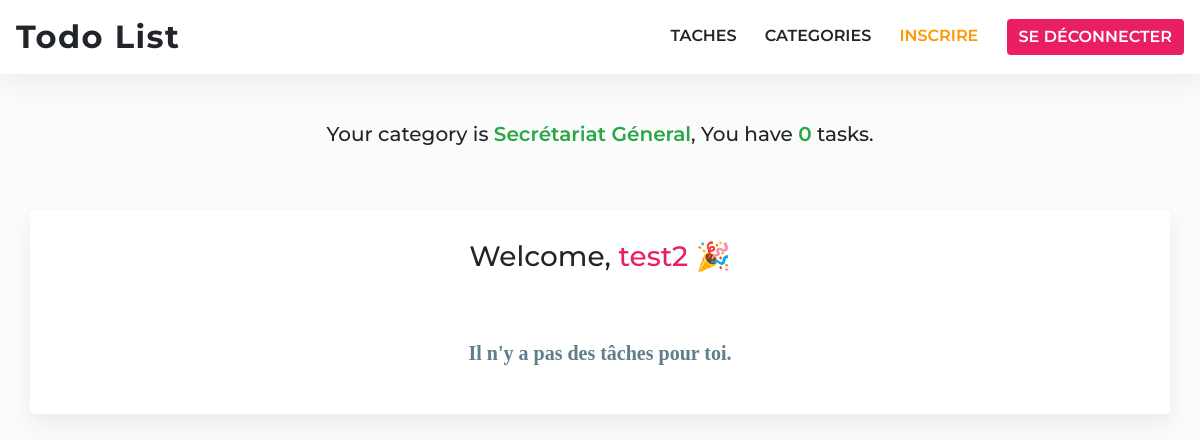
Before: / (signed in) with the older database file.
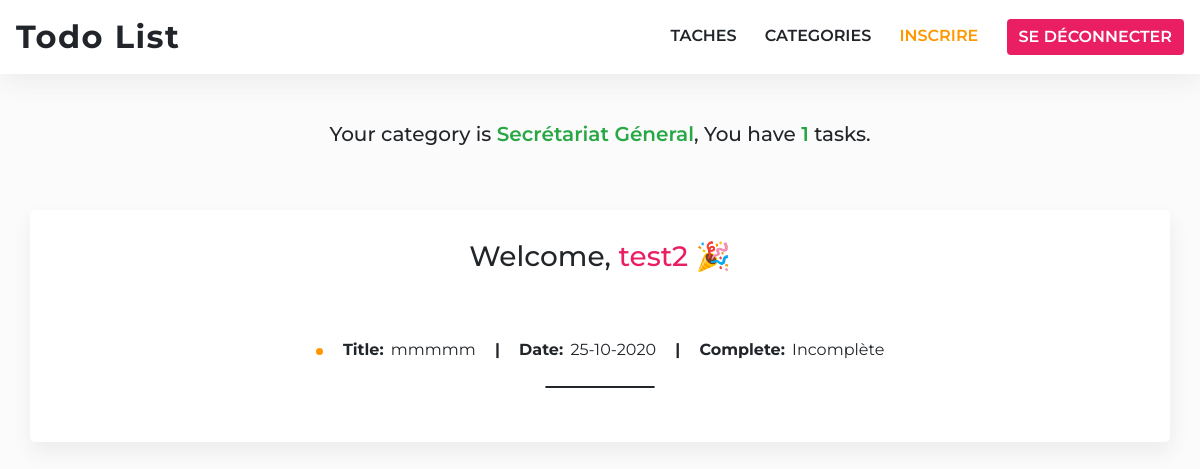
After: the same page with the newer database file.
### app/models/Model.py (models this page shows, shortened)
class Task(db.Model):
    id = db.Column(db.Integer, primary_key=True)
    title = db.Column(db.String(100), nullable=False)
    description = db.Column(db.Text, nullable=False)
    complete = db.Column(db.Boolean, nullable=False,default=False)
    date = db.Column(db.DateTime, nullable=False, default=datetime.utcnow)
    image = db.Column(db.Text)
    user_id = db.Column(db.Integer, db.ForeignKey('user.id'), nullable=False)

### app/views/home.py (the view)
@home.route('/')
def index():
    title = "page d'accueil"
    if current_user.is_authenticated:
      tasks = Task.query.filter_by(user_id=current_user.id).order_by(Task.date.asc()).all()
      return render_template('home/index.html', title=title, tasks=tasks)
    return render_template('home/index.html', title=title)

### app/templates/home/index.html (shortened to what this page needs)
{% extends "base.html" %} {% block title %}{{ title }}{% endblock %} {% block
content %} {% if not current_user.is_authenticated %}
<div class="home-no-auth">
  <h1>Organisez tout avec <span>Todoist</span></h1>
  <img
    src="{{ url_for('static', filename='images/todo-list.svg') }}"
    alt="todo-list app"
  />
  <a class="btn__get-started" href="{{ url_for('auth.login') }}">Commencer</a>
</div>
{% else %}
<div class="container home-screen">
  <h3>Welcome, <span>{{ current_user.username }}</span> 🎉</h3>
  <div class="show-tasks">
    {% if tasks|length <= 0 %}
      <p>
        Il n'y a pas des tâches pour toi.
      </p>
    {% else %}
      <ul>
        {% for task in tasks %}
          <li>
            <span>title:</span> {{ task.title }} <span class="bars">|</span> <span>date:</span> {{ task.date.strftime('%d-%m-%Y') }} <span class="bars">|</span> <span>complete:</span> {% if task.complete %} Terminé {% else %} Incomplète {% endif %}
          </li>
          <hr />
        {% endfor %}
      </ul>
    {% endif %}
  </div>
</div>
{% endif %} {% endblock %}

### app/templates/base.html (shortened to what this page needs)
<!DOCTYPE html>
<html lang="en">
  <head>
    {% block head %}
    <link
      rel="stylesheet"
      href="{{ url_for('static', filename= 'css/font-awesome.min.css') }}"
    />
    <link
      rel="stylesheet"
      href="{{ url_for('static', filename= 'css/bootstrap.min.css') }}"
    />
    <link
      rel="stylesheet"
      href="{{ url_for('static', filename= 'css/bootstrap-datepicker3.min.css') }}"
    />
    <link
      rel="stylesheet"
      href="{{ url_for('static', filename= 'css/normalize.css') }}"
    />
    <link
      rel="stylesheet"
      href="{{ url_for('static', filename= 'css/beauty.css') }}"
    />
    {% endblock %}
  </head>
  <body>
    <nav class="navbar navbar-expand-lg navbar-light bg-light">
      <a class="navbar-brand" href="{{ url_for('home.index') }}">Todo List</a>
      {% if current_user.is_authenticated %}
      <div class="ml-auto navbar-right-links">
        <a class="ml-4" href="{{ url_for('task.tasks') }}">Taches</a>
        <a class="ml-4" href="{{ url_for('category.categories') }}">Categories</a>
        <a
          href="{{ url_for('auth.register') }}"
          class="ml-4 btn__register"
          >inscrire</a
        >
        <a href="{{ url_for('auth.logout') }}" class="btn btn-danger ml-4"
          >Se déconnecter</a
        >
      </div>
      {% endif %}
    </nav>
    {% if current_user.is_authenticated %}
    <div class="mt-5 text-center">
      <h5>Your category is <span>{{ current_user.category.title }}</span>, You have <span>{{ current_user.tasks.all()|length }}</span> tasks.
      </h5>
    </div>
    {% endif %}
    {% block content %} {% endblock %}
  </body>
</html>

Changed rows visible on the page:
added Task: title "mmmmm", date "25-10-2020", complete "Incomplète"
Other visible differences:
{{ current_user.tasks.all()|length }}: "0" → "1"
text no longer shown: "Il n'y a pas des tâches pour toi."
